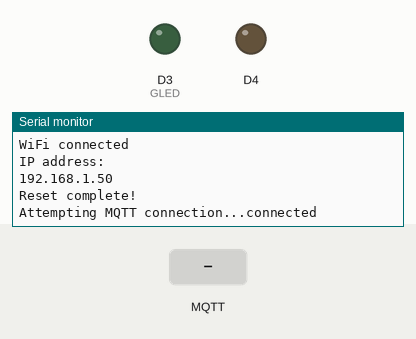
Simulated run of this sketch. Board: ESP8266 (NodeMCU). Shown: output pins drawn as LEDs (lit = HIGH), the last lines printed to the serial monitor. The test bench sets the inputs (shaded band). WiFi joins after 1.5 s; servers stay silent unless stated; random numbers use the default seed unless the sketch sets one; no MQTT or app messages arrive unless stated.

Above: at 2.7 s.
2.8 s: MQTT message "1" arrives on the first subscribed topic
At 3.7 s:
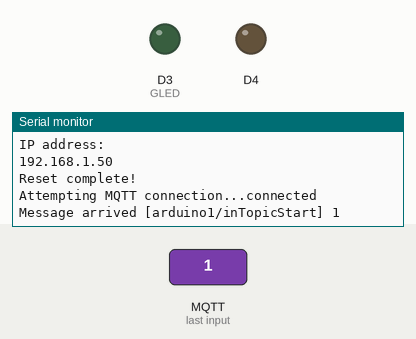
4.5 s: MQTT message "on" arrives on the first subscribed topic
At 5.7 s:
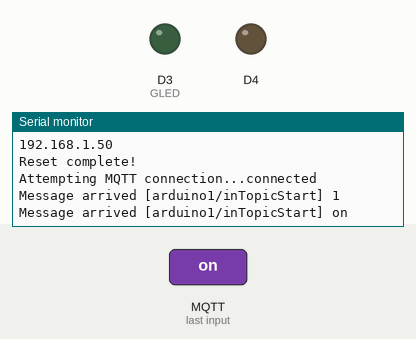
6.0 s: MQTT message "off" arrives on the first subscribed topic
At 7.3 s:
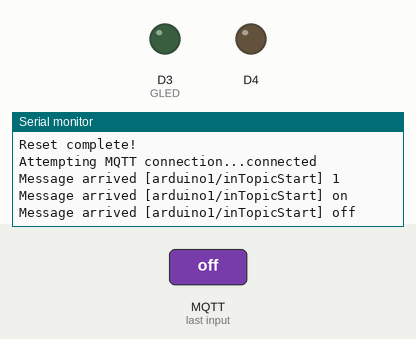

Measured:
- after the input at 2.8 s, the serial monitor: prints a new line after 0.20 s (image 1)
- after the input at 4.5 s, the serial monitor: prints a new line at once (image 2)
- after the input at 6.0 s, the serial monitor: prints a new line at once (image 3)

The sketch:

barcodeBoard.ino
```cpp
/*
 * History
 * #240307
 *  - if button is pressed, the barcode module starts scanning.
 *  - esp8266 sends "barcode value" to mqtt server
 *
 * #240308
 *  - add server signal
 *
 * #240312_1
 *  - 1st test complete
 *
 * #240312_2
 *  - final code diet!
 *
 * #240313
 *  - Add green LED for recognize barcode reading success
 */
#include <ESP8266WiFi.h>

float lastTime = millis();

// mqtt
#include <PubSubClient.h>// Update these with values suitable for your network.
const char* ssid = "AIE_509_2.4G";
const char* password = "addinedu_class1";
//const char* mqtt_server = "broker.mqtt-dashboard.com";
const char* mqtt_server = "192.168.0.85";
const int mqttPort = 1883;
#define outTopicOn "arduino1/outTopicOn"
#define outTopicBar "arduino1/outTopicBar"
#define inTopicStart "arduino1/inTopicStart"
#define inTopicMode "arduino1/inTopicMode"

WiFiClient espClient;
PubSubClient client(espClient);
unsigned long lastMsg = 0;
#define MSG_BUFFER_SIZE  (50)
char msg[MSG_BUFFER_SIZE];
int value = 0;

// barcode
#include <SoftwareSerial.h>
SoftwareSerial GM65Serial(14,12);   // MCU(RX,TX) - (SCK,MISO)

// LED
#define GLED D3


void setup_wifi() {

  delay(10);
  // We start by connecting to a WiFi network
  Serial.println();
  Serial.print("Connecting to ");
  Serial.println(ssid);

  WiFi.mode(WIFI_STA);
  WiFi.begin(ssid, password);

  while (WiFi.status() != WL_CONNECTED) {
    delay(500);
    Serial.print(".");
  }

  randomSeed(micros());

  Serial.println("");
  Serial.println("WiFi connected");
  Serial.println("IP address: ");
  Serial.println(WiFi.localIP());
}

void callback(char* topic, byte* payload, unsigned int length) {
  Serial.print("Message arrived [");
  Serial.print(topic);
  Serial.print("] ");
  for (int i = 0; i < length; i++) {
    Serial.print((char)payload[i]);
  }
  Serial.println();

}

void reconnect() {
  // Loop until we're reconnected
  while (!client.connected()) {
    Serial.print("Attempting MQTT connection...");
    // Create a random client ID
    String clientId = "ESP8266Client-";
    clientId += String(random(0xffff), HEX);
    // Attempt to connect
    if (client.connect(clientId.c_str())) {
      Serial.println("connected");
      // Once connected, publish an announcement...
      //client.publish(outTopicBar, "Board1 Connected!");
      // ... and resubscribe
      client.subscribe(inTopicStart);
      client.subscribe(inTopicMode);
    } else {
      Serial.print("failed, rc=");
      Serial.print(client.state());
      Serial.println(" try again in 5 seconds");
      // Wait 5 seconds before retrying
      delay(5000);
    }
  }
}


void setup() {
  // put your setup code here, to run once:


  Serial.begin(9600);
  // MQTT
  pinMode(BUILTIN_LED, OUTPUT);     // Initialize the BUILTIN_LED pin as an output
  setup_wifi();
  client.setServer(mqtt_server, mqttPort);
  client.setCallback(callback);

  // barcode
  GM65Serial.begin(9600);   // GM65 Module factory default baudrate

  // LED
  pinMode(GLED, OUTPUT);

  Serial.println("Reset complete!");
}


void loop()
{
  // put your main code here, to run repeatedly:

  if (!client.connected()) {
    reconnect();
  }
  client.loop();


  // 2 sec period mode
  #if 1
  if ((millis() - lastTime) > 2000)
  {
    digitalWrite(GLED, LOW);
    String barcodeValue = BarcodeScan();
    char buf[50];
    barcodeValue.toCharArray(buf, 50);

    if (int(buf[0]) == 0)
    {
      //Serial.println("Null");
    }
    else if (buf[7] == 0)
    {
      //Serial.println("data loss");
    }
    else
    {
      digitalWrite(GLED, HIGH);
      //Serial.print("Publish message: ");
      //Serial.println(buf);
      client.publish(outTopicBar, buf);
    }
    lastTime = millis();
  }
  else
  {
    //
  }
  #endif

}

String BarcodeScan()
{
  byte gm65Cmd[] = {0x7E, 0x00, 0x08, 0x01, 0x00, 0x02, 0x01, 0xAB, 0xCD};
  GM65Serial.write(gm65Cmd, sizeof(gm65Cmd));

  // \n(Enter) 값들어오기 전까지 배열에 값 저장
  String strBarcode = GM65Serial.readStringUntil('\n');
  strBarcode = strBarcode.substring(7);

  return strBarcode;
}
```
